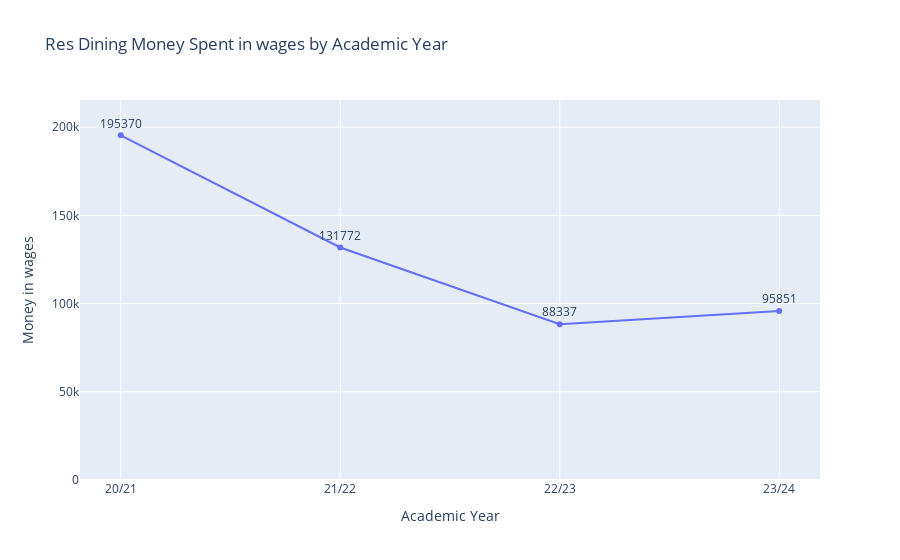
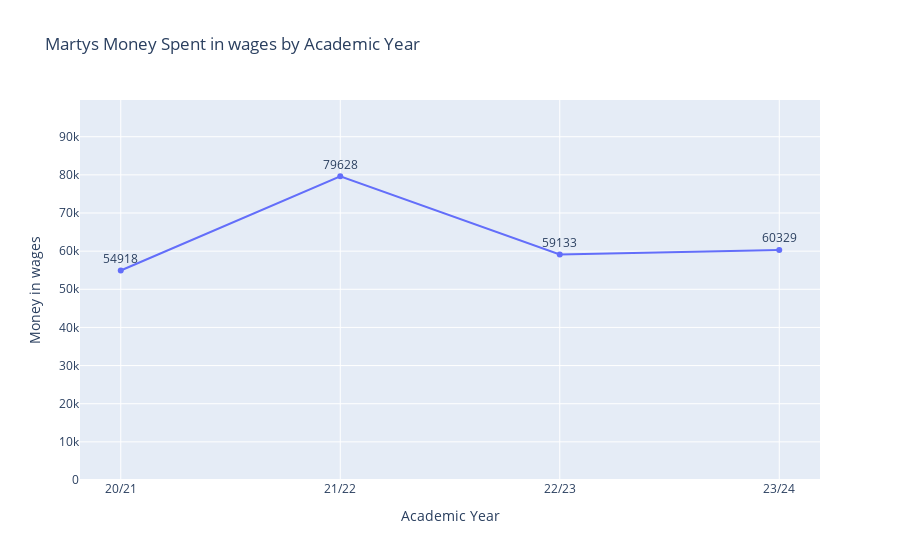
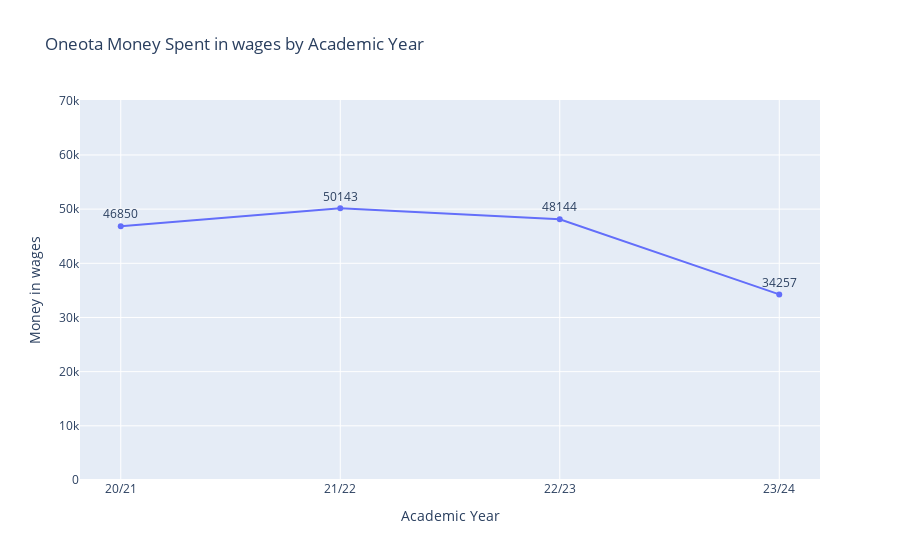
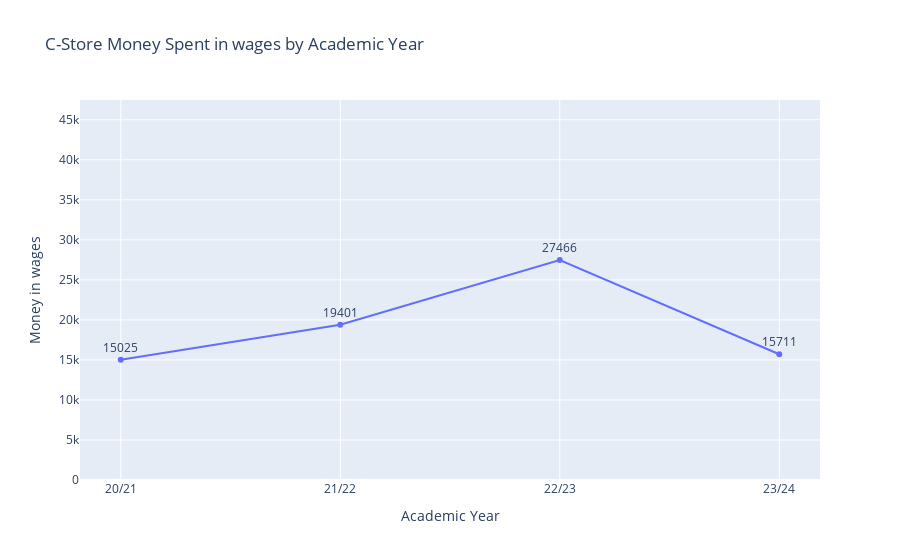

The notebook cell these images were saved under, in order:
### Code cell
# Getting unique values for departments.


departments = Data['DEP'].unique()
for dept in departments:
    plot_department_wages(grouped, dept)

### Figure 1 — Plotly figure (JSON) as saved in the notebook; plotly's stock layout.template omitted (floating-point values rounded to 4 significant figures)
{"data": [{"hovertemplate": "Academic Year=%{x}<br>Money in wages=%{y}<br>Wages_Rounded=%{text}<extra></extra>", "legendgroup": "", "line": {"color": "#636efa", "dash": "solid"}, "marker": {"symbol": "circle"}, "mode": "lines+markers+text", "name": "", "orientation": "v", "showlegend": false, "text": [195370, 131772, 88337, 95851], "textposition": "top center", "type": "scatter", "x": ["20/21", "21/22", "22/23", "23/24"], "xaxis": "x", "y": [195400.0, 131800.0, 88340.0, 95850.0], "yaxis": "y"}], "layout": {"legend": {"tracegroupgap": 0}, "title": {"text": "Res Dining Money Spent in wages by Academic Year"}, "xaxis": {"anchor": "y", "domain": [0, 1], "title": {"text": "Academic Year"}}, "yaxis": {"anchor": "x", "domain": [0, 1], "range": [0, 215400.0], "title": {"text": "Money in wages"}}}}

### Figure 2 — Plotly figure (JSON) as saved in the notebook; plotly's stock layout.template omitted (floating-point values rounded to 4 significant figures)
{"data": [{"hovertemplate": "Academic Year=%{x}<br>Money in wages=%{y}<br>Wages_Rounded=%{text}<extra></extra>", "legendgroup": "", "line": {"color": "#636efa", "dash": "solid"}, "marker": {"symbol": "circle"}, "mode": "lines+markers+text", "name": "", "orientation": "v", "showlegend": false, "text": [54918, 79628, 59133, 60329], "textposition": "top center", "type": "scatter", "x": ["20/21", "21/22", "22/23", "23/24"], "xaxis": "x", "y": [54920.0, 79630.0, 59130.0, 60330.0], "yaxis": "y"}], "layout": {"legend": {"tracegroupgap": 0}, "title": {"text": "Martys Money Spent in wages by Academic Year"}, "xaxis": {"anchor": "y", "domain": [0, 1], "title": {"text": "Academic Year"}}, "yaxis": {"anchor": "x", "domain": [0, 1], "range": [0, 99630.0], "title": {"text": "Money in wages"}}}}

### Figure 3 — Plotly figure (JSON) as saved in the notebook; plotly's stock layout.template omitted (floating-point values rounded to 4 significant figures)
{"data": [{"hovertemplate": "Academic Year=%{x}<br>Money in wages=%{y}<br>Wages_Rounded=%{text}<extra></extra>", "legendgroup": "", "line": {"color": "#636efa", "dash": "solid"}, "marker": {"symbol": "circle"}, "mode": "lines+markers+text", "name": "", "orientation": "v", "showlegend": false, "text": [46850, 50143, 48144, 34257], "textposition": "top center", "type": "scatter", "x": ["20/21", "21/22", "22/23", "23/24"], "xaxis": "x", "y": [46850.0, 50140.0, 48140.0, 34260.0], "yaxis": "y"}], "layout": {"legend": {"tracegroupgap": 0}, "title": {"text": "Oneota Money Spent in wages by Academic Year"}, "xaxis": {"anchor": "y", "domain": [0, 1], "title": {"text": "Academic Year"}}, "yaxis": {"anchor": "x", "domain": [0, 1], "range": [0, 70140.0], "title": {"text": "Money in wages"}}}}

### Figure 4 — Plotly figure (JSON) as saved in the notebook; plotly's stock layout.template omitted (floating-point values rounded to 4 significant figures)
{"data": [{"hovertemplate": "Academic Year=%{x}<br>Money in wages=%{y}<br>Wages_Rounded=%{text}<extra></extra>", "legendgroup": "", "line": {"color": "#636efa", "dash": "solid"}, "marker": {"symbol": "circle"}, "mode": "lines+markers+text", "name": "", "orientation": "v", "showlegend": false, "text": [15025, 19401, 27466, 15711], "textposition": "top center", "type": "scatter", "x": ["20/21", "21/22", "22/23", "23/24"], "xaxis": "x", "y": [15020.0, 19400.0, 27470.0, 15710.0], "yaxis": "y"}], "layout": {"legend": {"tracegroupgap": 0}, "title": {"text": "C-Store Money Spent in wages by Academic Year"}, "xaxis": {"anchor": "y", "domain": [0, 1], "title": {"text": "Academic Year"}}, "yaxis": {"anchor": "x", "domain": [0, 1], "range": [0, 47470.0], "title": {"text": "Money in wages"}}}}
